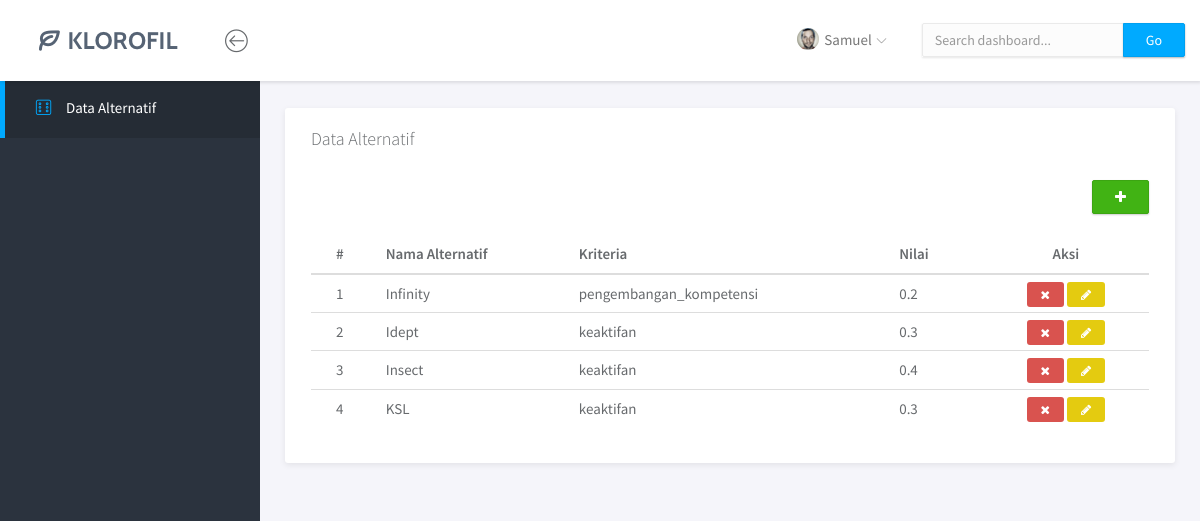
Screenshot of /index.php/admin/tampil with the database file from the repository.
### tables this page shows
CREATE TABLE IF NOT EXISTS `rangking` (
  `id_alternatif` int(11) NOT NULL,
  `id_kriteria` int(11) NOT NULL,
  `nilai_rangking` double NOT NULL
);

CREATE TABLE IF NOT EXISTS `alternatif` (
`id_alternatif` int(11) NOT NULL,
  `nama_alternatif` varchar(255) NOT NULL,
  `deskripsi` varchar(255) NOT NULL,
  `keaktifan` double NOT NULL,
  `pengembangan_kompetensi` double NOT NULL,
  `pengalaman_organisasi` double NOT NULL,
  `kepopuleran` double NOT NULL
);

CREATE TABLE IF NOT EXISTS `kriteria` (
`id_kriteria` int(11) NOT NULL,
  `nama_kriteria` varchar(255) NOT NULL,
  `tipe_kriteria` varchar(10) NOT NULL,
  `bobot_kriteria` double NOT NULL
);

### application/controllers/Admin.php (called while the page is built, shortened)
<?php
class Admin extends CI_Controller {
	function __construct()
    {
        $this->load->helper('url');
 		$this->load->model('m_data');
    }
	public function tampil(){
		$query=$this->m_data->GetDataAlternatif();
		$data['alternatif'] = null;
        if($query){
         $data['alternatif'] =  $query;
        }
		$this->load->view('admin/header_admin');
		$this->load->view('admin/v_dataalternatif',$data);
		$this->load->view('admin/footer_admin');
	}
}

### index.php (called while the page is built, shortened)
<?php
require_once BASEPATH.'core/CodeIgniter.php';

### application/models/m_data.php (called while the page is built, shortened)
<?php
class M_data extends CI_Model{
	public function getDataAlternatif(){
		$this->db->select("a.nama_alternatif as alternatif, k.nama_kriteria as kriteria, r.nilai_rangking as rangking, r.id_kriteria as id_kriteria, r.id_alternatif as id_alternatif");
		$this->db->from('rangking as r');
		$this->db->join('alternatif as a','a.id_alternatif=r.id_alternatif');
		$this->db->join('kriteria as k','k.id_kriteria=r.id_kriteria');
		$query=$this->db->get();
        return $query->result();
	}
}

### application/views/admin/v_dataalternatif.php (the view, shortened to what this page needs)
<div id="sidebar-nav" class="sidebar">
			<div class="sidebar-scroll">
				<nav>
					<ul class="nav">
						<li><a href="<?php echo base_url('Admin/tampil_guru')?>" class="active"><i class="lnr lnr-dice"></i> <span>Data Alternatif</span></a></li>
					</ul>
				</nav>
			</div>
		</div>
		<div class="main">
			<div class="main-content">
				<div class="container-fluid">
					<div class="row">
						<div class="col-md-12">
							<div class="panel">
								<div class="panel-heading">
									<h3 class="panel-title">Data Alternatif</h3>
								</div>
								<div class="panel-body">
            						<div class="text-right"><a  href="<?php echo base_url()."Admin/tambah_guru";?>" class="btn btn-success"><i class="fa fa-plus" aria-hidden="true"></i></a></div>
            						<br>
									<table class="table">
										<thead>
											<tr>
												<th>#</th>
												<th>Nama Alternatif</th>
												<th>Kriteria</th>
												<th>Nilai</th>
												<th><center>Aksi</center></th>
											</tr>
										</thead>
										<tbody>
											<tr>
												<?php
												$no = 1;
												foreach ($alternatif as $a) {?>
												<td><?php echo $no++;?></td>
												<td><?php echo $a->alternatif;?></td>
												<td><?php echo $a->kriteria;?></td>
												<td><?php echo $a->rangking;?></td>
												<td><center>
													<a href="<?php echo base_url()."Admin/delete_alternatif/".$a->id_alternatif."/".$a->id_kriteria; ?>" class="btn-xs btn-danger"><i class="fa fa-times" aria-hidden="true"></i></a>
                									<a href="<?php echo base_url()."Admin/edit_alter/".$a->id_alternatif."/".$a->id_kriteria; ?>" class="btn-xs btn-warning"n><i class="fa fa-pencil" aria-hidden="true"></i></a>
												</center></td>
											</tr>
											<?php }?>
										</tbody>
									</table>
								</div>
							</div>
						</div>
						</div>
					</div>
				</div>
			</div>
		</div>

### application/views/admin/header_admin.php (shortened to what this page needs)
<!doctype html>
<html lang="en">
<head>
	<link rel="stylesheet" href="<?php echo base_url().'assets/vendor/bootstrap/css/bootstrap.min.css';?>">
	<link rel="stylesheet" href="<?php echo base_url().'assets/vendor/font-awesome/css/font-awesome.min.css';?>">
	<link rel="stylesheet" href="<?php echo base_url().'assets/vendor/linearicons/style.css';?>">
	<link rel="stylesheet" href="<?php echo base_url().'assets/vendor/chartist/css/chartist-custom.css'?>">
	<link rel="stylesheet" href="<?php echo base_url().'assets/css/main.css'?>">
	<link rel="stylesheet" href="<?php echo base_url().'assets/css/demo.css'?>">
</head>
<body>
	<div id="wrapper">
		<nav class="navbar navbar-default navbar-fixed-top">
			<div class="brand">
				<a href="index.html"><img src="assets/img/logo-dark.png" alt="Klorofil Logo" class="img-responsive logo"></a>
			</div>
			<div class="container-fluid">
				<div class="navbar-btn">
					<button type="button" class="btn-toggle-fullwidth"><i class="lnr lnr-arrow-left-circle"></i></button>
				</div>
				<form class="navbar-form navbar-right">
					<div class="input-group">
						<input type="text" value="" class="form-control" placeholder="Search dashboard...">
						<span class="input-group-btn"><button type="button" class="btn btn-primary">Go</button></span>
					</div>
				</form>
				<div id="navbar-menu">
					<ul class="nav navbar-nav navbar-right">
						<li class="dropdown">
							<a href="#" class="dropdown-toggle" data-toggle="dropdown"><img src="<?php echo base_url().'assets/img/user.png';?>" class="img-circle" alt="Avatar"> <span>Samuel</span> <i class="icon-submenu lnr lnr-chevron-down"></i></a>
						</li>
					</ul>
				</div>
			</div>
		</nav>

### application/views/admin/footer_admin.php (shortened to what this page needs)
</body>
</html>

### rows the page displays
rangking: id_alternatif.nama_alternatif "Infinity", id_kriteria.nama_kriteria "pengembangan_kompetensi", nilai_rangking "0.2"
rangking: id_alternatif.nama_alternatif "Idept", id_kriteria.nama_kriteria "keaktifan", nilai_rangking "0.3"
rangking: id_alternatif.nama_alternatif "Insect", id_kriteria.nama_kriteria "keaktifan", nilai_rangking "0.4"
rangking: id_alternatif.nama_alternatif "KSL", id_kriteria.nama_kriteria "keaktifan", nilai_rangking "0.3"
